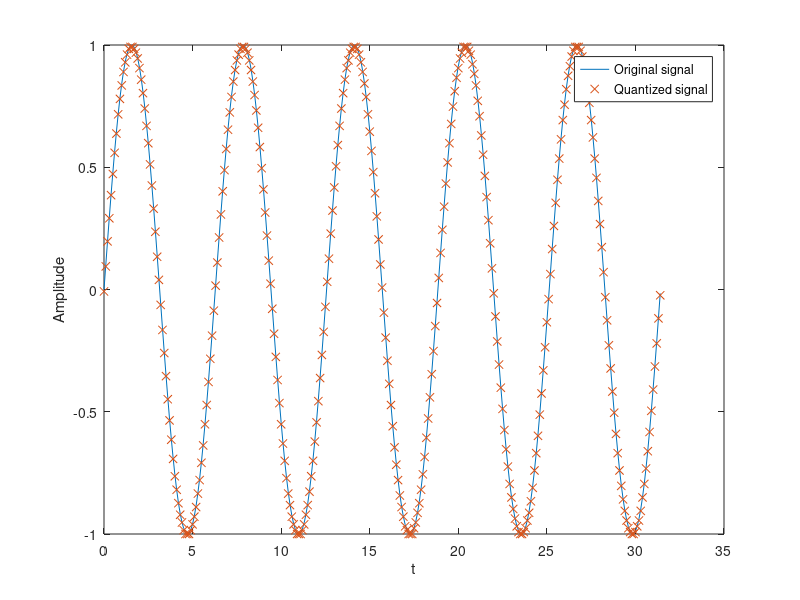

Here is the MATLAB script that generated this plot:
% Reed-Solomon (RS) encoding and decoding
clc;clear
load('packets')
%% Step 3.1
% RS encoding
m = 8; % Bits per symbol
n = 2^m - 1; % Codeword length
k = 127;
msgwords = gf(packets,m); % Represent data by Galois array
codes = rsenc(msgwords,n,k); % Perform RS encoder
codewords = codes.x; % Extract rows of codewords from GF array

%% Step 3.2
% RS decoding
dec_msg = rsdec(codes,n,k);
isequal(dec_msg,msgwords)

%% Step 3.3
% Verification
t = 0:.1:10*pi;
signal = sin(t);
partition = -1:1/127:1;
codebook = (-1-1/127):1/127:1;
[index,quants] = quantiz(signal,partition,codebook);

k = 127; 
len = length(index); 
z = k - rem(len,k); 
indices = [index,zeros(1,z)];
packets = reshape(indices,length(indices)/k,k);

m = 8; 
n = 2^m - 1; 
msgwords = gf(packets,m); 
codes = rsenc(msgwords,n,k);
codewords = codes.x;
dec_msg = rsdec(codes,n,k);
packets = dec_msg.x;

dePackets = reshape(packets,1,numel(packets));
symbols = dePackets(1:len);
qSignal = codebook(symbols+1);
figure
plot(t,signal,t,qSignal,'x')
legend('Original signal','Quantized signal');
xlabel('t');ylabel('Amplitude')
